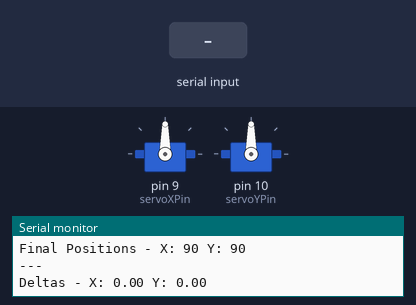
The sketch below on a simulated Arduino Uno, built with avr-gcc and run on an emulated ATmega328P. Parts: 2 × servo, the last lines printed to the serial monitor. The inputs (shaded band) are chosen by the test bench.

Above: at 2.2 s.
2.3 s: "90,45\n" received over Serial
At 2.68 s:
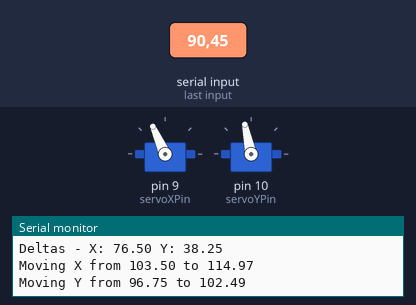
At 4.9 s:
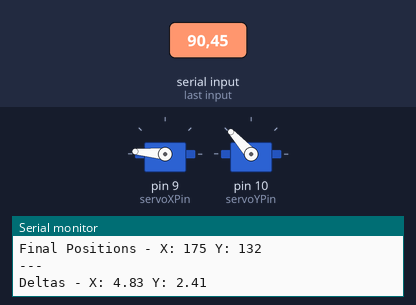
5.3 s: "30,150\n" received over Serial
At 8.8 s:
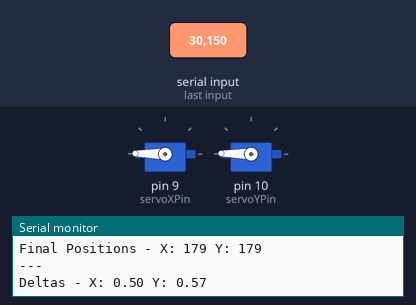
Timing chart, 0 to 10.3 s (numbered marks = the images above; inputs shaded):
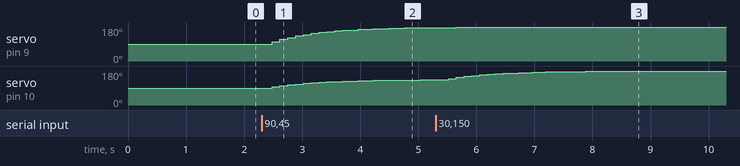

Measured:
- after the input at 2.3 s, servo on pin 9 (servoXPin): moves from 90° to 177° over 2.7 s, starting after 0.18 s; servo on pin 10 (servoYPin): moves from 90° to 133° over 2.6 s, starting after 0.18 s

The sketch:

turret_duino.ino
```cpp
#include <Servo.h>

Servo servoX;
Servo servoY;

float posX = 90.0;  // Use float for smoother interpolation
float posY = 90.0;
float targetX = 90.0;
float targetY = 90.0;

int servoXPin = 9;
int servoYPin = 10;

// Smoothing factor (0.1 = very smooth, 0.9 = very responsive)
float smoothing = 0.15;

// Minimum movement threshold to reduce jitter
float deadzone = 0.5;

void setup() {
  Serial.begin(9600);
  servoX.attach(servoXPin);
  servoY.attach(servoYPin);

  // Center servos
  servoX.write(90);
  servoY.write(90);
  delay(1000);

  Serial.println("Arduino Ready - Servos Centered");
}

void loop() {
  if (Serial.available() > 0) {
    String data = Serial.readStringUntil('\n');
    data.trim();

    Serial.print("Received: ");
    Serial.println(data);

    int commaIndex = data.indexOf(',');
    if (commaIndex > 0) {
      String xStr = data.substring(0, commaIndex);
      String yStr = data.substring(commaIndex + 1);

      float commandX = xStr.toFloat();
      float commandY = yStr.toFloat();

      Serial.print("Commands - X: ");
      Serial.print(commandX);
      Serial.print(" Y: ");
      Serial.println(commandY);

      // Update target positions
      targetX += commandX;
      targetY += commandY;

      // Constrain targets
      targetX = constrain(targetX, 0, 180);
      targetY = constrain(targetY, 0, 180);

      Serial.print("New Targets - X: ");
      Serial.print(targetX);
      Serial.print(" Y: ");
      Serial.println(targetY);
    }
  }

  // Smooth movement towards target
  float deltaX = targetX - posX;
  float deltaY = targetY - posY;

  Serial.print("Deltas - X: ");
  Serial.print(deltaX);
  Serial.print(" Y: ");
  Serial.println(deltaY);

  // Apply deadzone to reduce micro-movements
  if (abs(deltaX) > deadzone) {
    posX += deltaX * smoothing;
    Serial.print("Moving X from ");
    Serial.print(posX - deltaX * smoothing);
    Serial.print(" to ");
    Serial.println(posX);
  } else {
    Serial.println("X in deadzone");
  }

  if (abs(deltaY) > deadzone) {
    posY += deltaY * smoothing;
    Serial.print("Moving Y from ");
    Serial.print(posY - deltaY * smoothing);
    Serial.print(" to ");
    Serial.println(posY);
  } else {
    Serial.println("Y in deadzone");
  }

  // Constrain current positions
  posX = constrain(posX, 0, 180);
  posY = constrain(posY, 0, 180);

  // Write to servos
  servoX.write((int)posX);
  servoY.write((int)posY);

  Serial.print("Final Positions - X: ");
  Serial.print((int)posX);
  Serial.print(" Y: ");
  Serial.println((int)posY);
  Serial.println("---");

  // Small delay for smooth operation
  delay(20);  // 50Hz update rate
}
```
